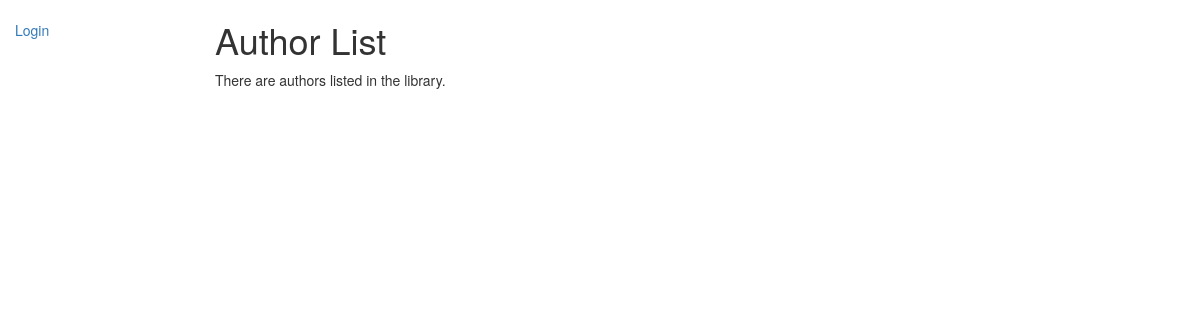
The app's page /catalog/authors/, older data.
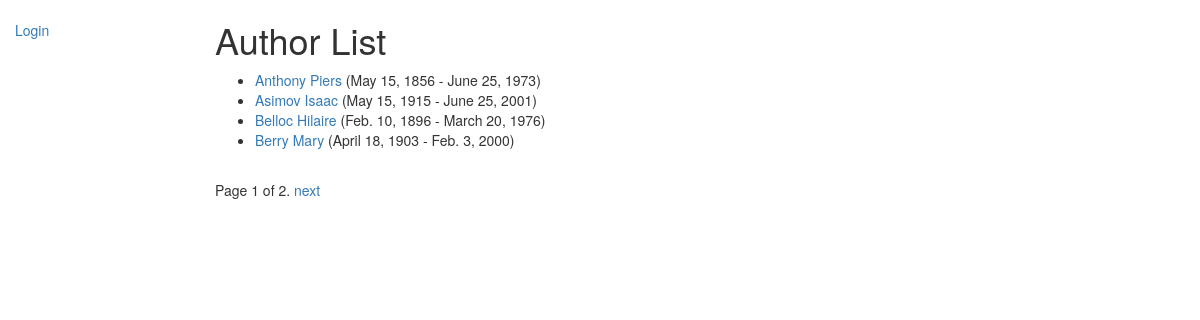
The same page, newer data.
### catalog/models.py (models this page shows, shortened)
class Author(models.Model):
    first_name = models.CharField(max_length=100)
    last_name = models.CharField(max_length=100)
    date_of_birth = models.DateField(null=True, blank=True)
    date_of_death = models.DateField('Died', null=True, blank=True)
    class Meta:
        ordering = ['last_name', 'last_name']
    def get_absolute_url(self):
        return reverse('author-detail', args=[str(self.id)])

### catalog/views.py (the view)
# urls.py: path('authors/', views.AuthorListView.as_view(), name='authors'),
class AuthorListView(generic.ListView):
    model = Author
    paginate_by = 4

### catalog/templates/catalog/author_list.html
{% extends 'base_generic.html' %}
{% block content %}
<h1>Author List</h1>
{% if author_list %}
    <ul>
        {% for author in author_list %}
            <li>
                <a href="{{ author.get_absolute_url }}">{{ author.last_name }} {{ author.first_name }}</a> ({{ author.date_of_birth }} - {{ author.date_of_death }})
            </li>
        {% endfor %}
    </ul>
    {% else %}
    <p>There are authors listed in the library.</p>
{% endif %}
{% endblock %}

### catalog/templates/base_generic.html (shortened to what this page needs)
{% load static %}
<!DOCTYPE html>
<html lang="en">
<head>
    <link rel="stylesheet" href="https://cdn.jsdelivr.net/npm/bootstrap@3.3.7/dist/css/bootstrap.min.css">
    <link rel="stylesheet" href="{% static 'css/styles.css' %}">
</head>
<body>
  <div class="container-fluid">
    <div class="row">
      <div class="col-sm-2">
        {% block sidebar %}
          <ul class="sidebar-nav">
            {% if user.is_authenticated %}
   <li>Hello! {{ user.get_username }}</li>
   <li><a href="{% url 'my-borrowed' %}">My Borrowed</a></li>
   {% if user.is_staff %}
     <li><a href="{% url 'books-on-loan' %}">All Books On Loan</a></li>
   {% endif %}
   <li>
     <form id="logout-form" method="post" action="{% url 'admin:logout' %}">
       {% csrf_token %}
       <button type="submit" class="btn btn-link">Logout</button>
     </form>
   </li>
   {% else %}
   <li><a href="{% url 'login' %}?next={{ request.path }}">Login</a></li>
   {% endif %}
          </ul>
        {% endblock %}
      </div>
      <div class="col-sm-10 ">{% block content %}{% endblock %}
        {% block pagination %}
    {% if is_paginated %}
        <div class="pagination">
            <span class="page-links">
                <span class="page-current">
                    Page {{ page_obj.number }} of {{ page_obj.paginator.num_pages }}.
                </span>
                {% if page_obj.has_next %}
                    <a href="{{ request.path }}?page={{ page_obj.next_page_number }}">next</a>
                {% endif %}
            </span>
        </div>
    {% endif %}
  {% endblock %}
      </div>
    </div>
  </div>
</body>
</html>

### catalog/static/css/styles.css (style rules this page uses)
.sidebar-nav { margin-top: 20px; padding: 0; list-style: none; }

Row changes from the older to the newer data that the page shows:
added Author: last_name "Anthony", first_name "Piers", date_of_birth "May 15, 1856", date_of_death "June 25, 1973"
added Author: last_name "Asimov", first_name "Isaac", date_of_birth "May 15, 1915", date_of_death "June 25, 2001"
added Author: last_name "Belloc", first_name "Hilaire", date_of_birth "Feb. 10, 1896", date_of_death "March 20, 1976"
added Author: last_name "Berry", first_name "Mary", date_of_birth "April 18, 1903", date_of_death "Feb. 3, 2000"
Text that changed along with them:
{{ page_obj.number }}: (not shown) → "1"
{{ page_obj.paginator.num_pages }}: (not shown) → "2"
text no longer shown: "There are authors listed in the library."
text now shown: "Page of . next"
